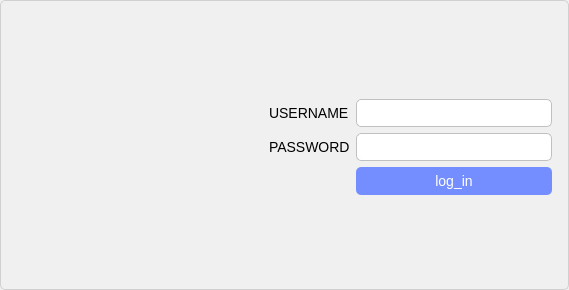
<?xml version="1.0" encoding="UTF-8"?>
<ui version="4.0">
 <class>DLTCars</class>
 <widget class="QDialog" name="DLTCars">
  <property name="geometry">
   <rect>
    <x>0</x>
    <y>0</y>
    <width>569</width>
    <height>290</height>
   </rect>
  </property>
  <property name="windowTitle">
   <string>Dialog</string>
  </property>
  <property name="styleSheet">
   <string notr="true"> QDialog {
        background-color: #F0F0F0;
        border: 1px solid #D0D0D0;
        border-radius: 5px;
    }

    QLabel {
        font-family: Arial;
        font-size: 14px;
    }

    QPushButton {
        background-color: #94baff; /* Change to your desired color */
        color: white;
        border: none;
        padding: 6px 12px;
        border-radius: 5px;
        font-size: 14px;
    }

    QPushButton:hover {
        background-color: #6c8de8; /* Darker shade for hover effect */
    }

    QPushButton:pressed {
        background-color: #5373c7; /* Even darker shade for pressed effect */
    }</string>
  </property>
  <widget class="QFrame" name="signin">
   <property name="geometry">
    <rect>
     <x>260</x>
     <y>90</y>
     <width>301</width>
     <height>141</height>
    </rect>
   </property>
   <property name="styleSheet">
    <string notr="true"/>
   </property>
   <layout class="QFormLayout" name="formLayout">
    <property name="rowWrapPolicy">
     <enum>QFormLayout::DontWrapRows</enum>
    </property>
    <item row="0" column="0">
     <widget class="QLabel" name="label">
      <property name="styleSheet">
       <string notr="true"/>
      </property>
      <property name="text">
       <string>USERNAME</string>
      </property>
     </widget>
    </item>
    <item row="1" column="0">
     <widget class="QLabel" name="label_2">
      <property name="text">
       <string>PASSWORD</string>
      </property>
     </widget>
    </item>
    <item row="2" column="1">
     <widget class="QPushButton" name="log_in">
      <property name="styleSheet">
       <string notr="true">background-color: qlineargradient(spread:pad, x1:1, y1:1, x2:1, y2:1, stop:0 rgba(116, 142, 255, 255), stop:1 rgba(255, 255, 255, 255));</string>
      </property>
      <property name="text">
       <string>log_in</string>
      </property>
     </widget>
    </item>
    <item row="1" column="1">
     <widget class="QLineEdit" name="passwordLineEdit">
      <property name="styleSheet">
       <string notr="true">QLineEdit {
        background-color: #FFFFFF;
        border: 1px solid #C0C0C0;
        border-radius: 5px;
        padding: 4px;
        font-family: Arial;
        font-size: 14px;
    }

    QLineEdit:focus {
        border-color: #007BFF;
        outline: none;
    }

    QLineEdit:hover {
        background-color: #F0F0F0;
    }</string>
      </property>
      <property name="echoMode">
       <enum>QLineEdit::Password</enum>
      </property>
     </widget>
    </item>
    <item row="0" column="1">
     <widget class="QLineEdit" name="usernameLineEdit">
      <property name="styleSheet">
       <string notr="true">QLineEdit {
        background-color: #FFFFFF;
        border: 1px solid #C0C0C0;
        border-radius: 5px;
        padding: 4px;
        font-family: Arial;
        font-size: 14px;
    }

    QLineEdit:focus {
        border-color: #007BFF;
        outline: none;
    }

    QLineEdit:hover {
        background-color: #F0F0F0;
    }</string>
      </property>
     </widget>
    </item>
   </layout>
  </widget>
  <widget class="QLabel" name="label_pic">
   <property name="geometry">
    <rect>
     <x>30</x>
     <y>30</y>
     <width>261</width>
     <height>231</height>
    </rect>
   </property>
   <property name="text">
    <string/>
   </property>
  </widget>
 </widget>
 <resources/>
 <connections/>
</ui>
